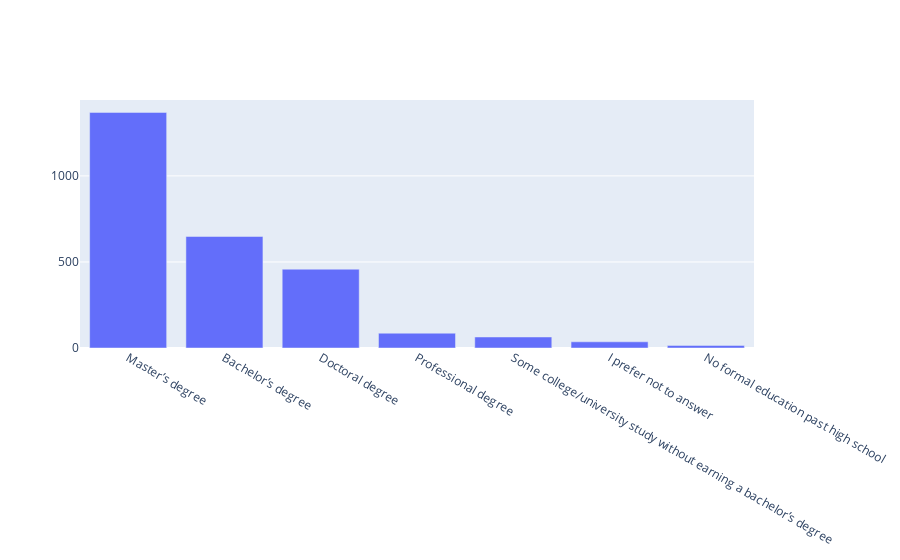

The code cell stored with this chart in its notebook:
### Markdown cell above
People with Master's degree have highest count

### Code cell
# education for just data scientist
ds_edu= roles['Data Scientist'].Q4.value_counts()
fig= go.Figure([go.Bar(x= ds_edu.index , y=ds_edu.values)])
fig.show()

### Figure 1 — Plotly figure (JSON) as saved in the notebook; plotly's stock layout.template omitted (floating-point values rounded to 4 significant figures)
{"data": [{"type": "bar", "x": ["Master’s degree", "Bachelor’s degree", "Doctoral degree", "Professional degree", "Some college/university study without earning a bachelor’s degree", "I prefer not to answer", "No formal education past high school"], "y": [1369, 648, 458, 86, 64, 36, 15]}], "layout": {}}
